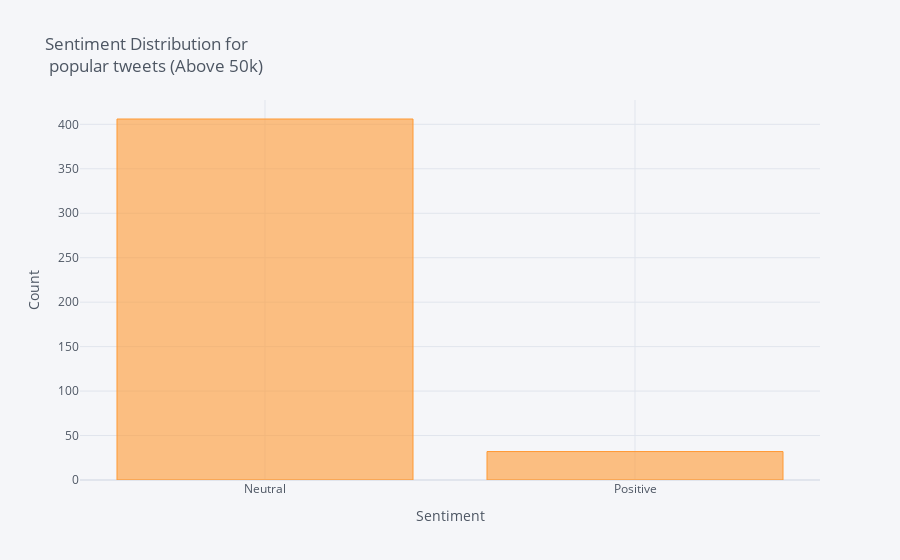

This figure's notebook cell:
### Code cell
df_popular = df[df['rt_count'] >= 50]
df_popular['Sentiment'].value_counts().iplot(kind='bar', xTitle='Sentiment',
                                    yTitle='Count', title = 'Sentiment Distribution for <br> popular tweets (Above 50k)')

### Figure 1 — Plotly figure (JSON) as saved in the notebook; plotly's stock layout.template omitted (floating-point values rounded to 4 significant figures)
{"data": [{"marker": {"color": "rgba(255, 153, 51, 0.6)", "line": {"color": "rgba(255, 153, 51, 1.0)", "width": 1}}, "name": "Sentiment", "orientation": "v", "text": "", "type": "bar", "x": ["Neutral", "Positive"], "y": [406, 32]}], "layout": {"legend": {"bgcolor": "#F5F6F9", "font": {"color": "#4D5663"}}, "paper_bgcolor": "#F5F6F9", "plot_bgcolor": "#F5F6F9", "title": {"font": {"color": "#4D5663"}, "text": "Sentiment Distribution for <br> popular tweets (Above 50k)"}, "xaxis": {"gridcolor": "#E1E5ED", "showgrid": true, "tickfont": {"color": "#4D5663"}, "title": {"font": {"color": "#4D5663"}, "text": "Sentiment"}, "zerolinecolor": "#E1E5ED"}, "yaxis": {"gridcolor": "#E1E5ED", "showgrid": true, "tickfont": {"color": "#4D5663"}, "title": {"font": {"color": "#4D5663"}, "text": "Count"}, "zerolinecolor": "#E1E5ED"}}}
